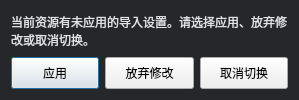
<?xml version='1.0' encoding='UTF-8'?>
<ui version="4.0">
  <class>InspectorPendingChangesDialog</class>
  <widget class="QDialog" name="InspectorPendingChangesDialog">
    <property name="windowTitle">
      <string>未应用的导入设置</string>
    </property>
    <property name="modal">
      <bool>true</bool>
    </property>
    <property name="styleSheet">
      <string>QDialog { background:#25272b; } QLabel { color:#e0e2e6; } QPushButton { padding:6px 14px; }</string>
    </property>
    <layout class="QVBoxLayout" name="mainLayout">
      <item>
        <widget class="QLabel" name="descriptionLabel">
          <property name="text">
            <string>当前资源有未应用的导入设置。请选择应用、放弃修改或取消切换。</string>
          </property>
          <property name="textFormat">
            <enum>Qt::PlainText</enum>
          </property>
          <property name="wordWrap">
            <bool>true</bool>
          </property>
        </widget>
      </item>
      <item>
        <layout class="QHBoxLayout" name="buttonLayout">
          <item>
            <widget class="QPushButton" name="applyButton">
              <property name="text">
                <string>应用</string>
              </property>
            </widget>
          </item>
          <item>
            <widget class="QPushButton" name="discardButton">
              <property name="text">
                <string>放弃修改</string>
              </property>
            </widget>
          </item>
          <item>
            <widget class="QPushButton" name="cancelButton">
              <property name="text">
                <string>取消切换</string>
              </property>
            </widget>
          </item>
        </layout>
      </item>
    </layout>
  </widget>
  <resources />
  <connections />
</ui>
